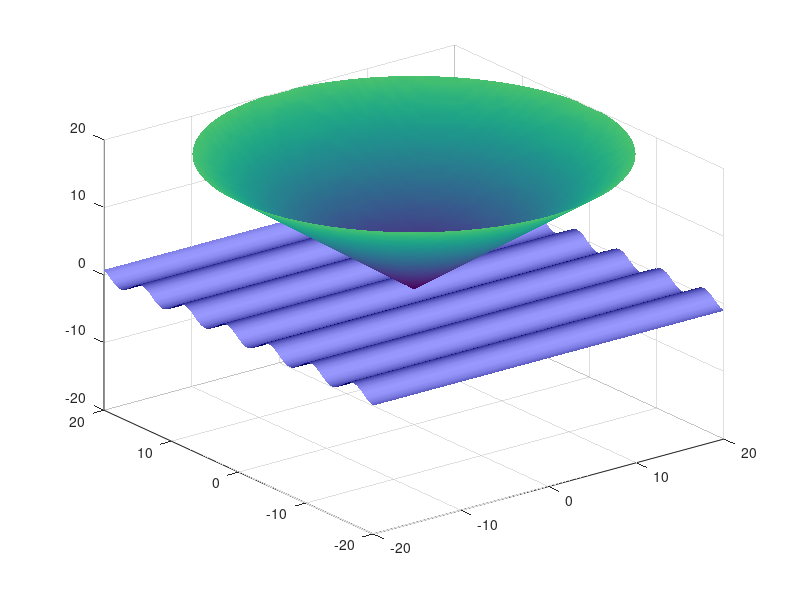

Here is the MATLAB script that generated this plot:
clc; clear all ;
x_l = -20;
x_r = 20;
y_l = -20;
y_r = 20;
ds = 0.5;
A = 1;
k = 1;
dt = 0.05;
w = 1;
x = [x_l:ds:x_r];
y = [y_l:ds:y_r];
[X,Y] = meshgrid(x,y);
for i = 1:100
    Z = A*sin(k*Y+(w*i/2));
    CO(:,:,1) = 0.3*ones((y_r-y_l)/ds + 1) + 0.3*cos(k*Y+(w*i/2));
    CO(:,:,2) = 0.3*ones((y_r-y_l)/ds + 1) + 0.3*cos(k*Y+(w*i/2));
    CO(:,:,3) = 0.7*ones((y_r-y_l)/ds + 1) + 0.3*cos(k*Y+(w*i/2));
    surf(X,Y,Z,CO);
    hold on;
    shading interp;
    xlim([x_l x_r]);
    ylim([y_l y_r]);
    zlim([y_l y_r]);
    Zc = sqrt(X.^2+Y.^2);
    surf(X,Y,Zc);
    shading interp;
    hold off;
    drawnow;
    pause(dt);
end